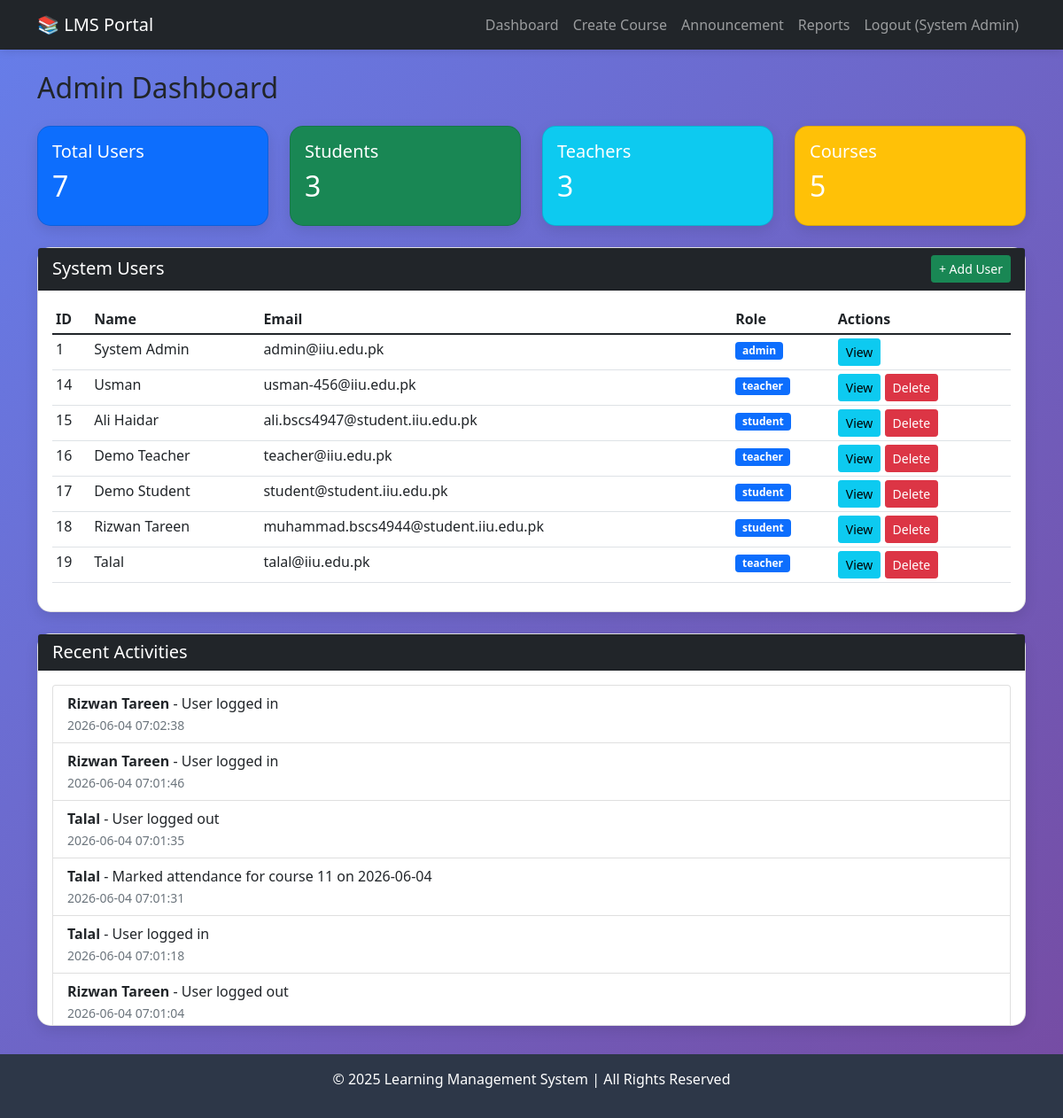
Screenshot of /admin-dashboard (signed in) with the database file from the repository.
### tables this page shows
CREATE TABLE users (
            id INTEGER PRIMARY KEY AUTOINCREMENT,
            name TEXT NOT NULL,
            email TEXT UNIQUE NOT NULL,
            mobile TEXT UNIQUE NOT NULL,
            password_hash TEXT NOT NULL,
            role TEXT NOT NULL CHECK(role IN ('student', 'teacher', 'admin')),
            reset_token TEXT,
            reset_token_expiry TEXT
        );

CREATE TABLE activity_logs (
            id INTEGER PRIMARY KEY AUTOINCREMENT,
            user_id INTEGER NOT NULL,
            action TEXT NOT NULL,
            timestamp TIMESTAMP DEFAULT CURRENT_TIMESTAMP,
            FOREIGN KEY (user_id) REFERENCES users (id)
        );

### app.py (the view)
@app.route('/admin-dashboard')
@login_required
@role_required('admin')
def admin_dashboard():
    db = get_db()
    total_users = db.execute('SELECT COUNT(*) as count FROM users').fetchone()['count']
    total_students = db.execute('SELECT COUNT(*) as count FROM users WHERE role = "student"').fetchone()['count']
    total_teachers = db.execute('SELECT COUNT(*) as count FROM users WHERE role = "teacher"').fetchone()['count']
    total_courses = db.execute('SELECT COUNT(*) as count FROM courses').fetchone()['count']
    total_assignments = db.execute('SELECT COUNT(*) as count FROM assignments').fetchone()['count']
    all_courses = db.execute('''
        SELECT c.*, u.name as teacher_name, u.id as teacher_id
        FROM courses c
        JOIN users u ON c.teacher_id = u.id
        ORDER BY c.created_at DESC
    ''').fetchall()
    all_teachers = db.execute('SELECT id, name, email FROM users WHERE role = "teacher"').fetchall()
    recent_activities = db.execute('''
        SELECT al.*, u.name as user_name
        FROM activity_logs al
        JOIN users u ON al.user_id = u.id
        ORDER BY al.timestamp DESC LIMIT 20
    ''').fetchall()
    all_users = db.execute('SELECT id, name, email, mobile, role FROM users').fetchall()
    return render_template('admin_dashboard.html',
                         total_users=total_users,
                         total_students=total_students,
                         total_teachers=total_teachers,
                         total_courses=total_courses,
                         total_assignments=total_assignments,
                         recent_activities=recent_activities,
                         all_users=all_users,
                         all_courses=all_courses,
                         all_teachers=all_teachers)

### app.py (called while the page is built)
def get_db():
    db = getattr(g, '_database', None)
    if db is None:
        db = g._database = sqlite3.connect(DATABASE)
        db.row_factory = sqlite3.Row
    return db

@app.teardown_appcontext
def close_connection(exception):
    db = getattr(g, '_database', None)
    if db is not None:
        db.close()

def login_required(f):
    @wraps(f)
    def decorated_function(*args, **kwargs):
        if 'user_id' not in session:
            flash('Please login to access this page.', 'warning')
            return redirect(url_for('login'))
        return f(*args, **kwargs)
    return decorated_function

def role_required(*roles):
    def decorator(f):
        @wraps(f)
        def decorated_function(*args, **kwargs):
            if 'user_id' not in session:
                flash('Please login to access this page.', 'warning')
                return redirect(url_for('login'))
            user_role = session.get('role')
            if user_role not in roles:
                flash('You do not have permission to access this page.', 'danger')
                return redirect(url_for('dashboard'))
            return f(*args, **kwargs)
        return decorated_function
    return decorator

### templates/admin_dashboard.html (shortened to what this page needs)
{% extends "base.html" %}
{% block content %}
<h2 class="mb-4">Admin Dashboard</h2>
<div class="row mb-4">
    <div class="col-md-3">
        <div class="card text-white bg-primary clickable-stat" onclick="showSection('users')">
            <div class="card-body">
                <h5 class="card-title">Total Users</h5>
                <h2>{{ total_users }}</h2>
            </div>
        </div>
    </div>
    <div class="col-md-3">
        <div class="card text-white bg-success clickable-stat" onclick="showSection('students')">
            <div class="card-body">
                <h5 class="card-title">Students</h5>
                <h2>{{ total_students }}</h2>
            </div>
        </div>
    </div>
    <div class="col-md-3">
        <div class="card text-white bg-info clickable-stat" onclick="showSection('teachers')">
            <div class="card-body">
                <h5 class="card-title">Teachers</h5>
                <h2>{{ total_teachers }}</h2>
            </div>
        </div>
    </div>
    <div class="col-md-3">
        <div class="card text-white bg-warning clickable-stat" onclick="showSection('courses')">
            <div class="card-body">
                <h5 class="card-title">Courses</h5>
                <h2>{{ total_courses }}</h2>
            </div>
        </div>
    </div>
</div>
<div class="row">
    <div class="col-md-12">
        <div id="users-section" class="card mb-4">
            <div class="card-header bg-dark text-white d-flex justify-content-between align-items-center">
                <h5 class="mb-0">System Users</h5>
                <a href="{{ url_for('add_user') }}" class="btn btn-sm btn-success">+ Add User</a>
            </div>
            <div class="card-body" style="max-height: 400px; overflow-y: auto;">
                <table class="table table-sm">
                    <thead>
                        <tr><th>ID</th><th>Name</th><th>Email</th><th>Role</th><th>Actions</th></tr>
                    </thead>
                    <tbody>
                        {% for user in all_users %}
                        <tr>
                            <td>{{ user.id }}</td>
                            <td>{{ user.name }}</td>
                            <td>{{ user.email }}</td>
                            <td><span class="badge bg-primary">{{ user.role }}</span></td>
                            <td>
                                <a href="{{ url_for('view_user', user_id=user.id) }}" class="btn btn-sm btn-info">View</a>
                                {% if user.role != 'admin' %}
                                <a href="{{ url_for('delete_user', user_id=user.id) }}" class="btn btn-sm btn-danger" onclick="return confirm('Delete this user?')">Delete</a>
                                {% endif %}
                            </td>
                        </tr>
                        {% endfor %}
                    </tbody>
                </table>
            </div>
        </div>
        <div class="card">
            <div class="card-header bg-dark text-white">
                <h5 class="mb-0">Recent Activities</h5>
            </div>
            <div class="card-body" style="max-height: 400px; overflow-y: auto;">
                <ul class="list-group">
                    {% for activity in recent_activities %}
                        <li class="list-group-item">
                            <strong>{{ activity.user_name }}</strong> - {{ activity.action }}
                            <br><small class="text-muted">{{ activity.timestamp }}</small>
                        </li>
                    {% else %}
                        <li class="list-group-item">No activities recorded yet.</li>
                    {% endfor %}
                </ul>
            </div>
        </div>
    </div>
</div>
{% endblock %}

### templates/base.html (shortened to what this page needs)
<!DOCTYPE html>
<html lang="en">
<head>
    <link href="https://cdn.jsdelivr.net/npm/bootstrap@5.1.3/dist/css/bootstrap.min.css" rel="stylesheet">
    <link rel="stylesheet" href="https://cdnjs.cloudflare.com/ajax/libs/font-awesome/6.0.0/css/all.min.css">
</head>
<body>
    <nav class="navbar navbar-expand-lg navbar-dark bg-dark">
        <div class="container">
            <a class="navbar-brand" href="{{ url_for('index') }}">📚 LMS Portal</a>
            <div class="collapse navbar-collapse" id="navbarNav">
                <ul class="navbar-nav ms-auto">
                    {% if session.user_id %}
                        <li class="nav-item">
                            <a class="nav-link" href="{{ url_for('dashboard') }}">Dashboard</a>
                        </li>
                        {% if session.role == 'teacher' or session.role == 'admin' %}
                        <li class="nav-item">
                            <a class="nav-link" href="{{ url_for('create_course') }}">Create Course</a>
                        </li>
                        <li class="nav-item">
                            <a class="nav-link" href="{{ url_for('create_announcement') }}">Announcement</a>
                        </li>
                        {% endif %}
                        {% if session.role == 'admin' %}
                        <li class="nav-item">
                            <a class="nav-link" href="{{ url_for('system_reports') }}">Reports</a>
                        </li>
                        {% endif %}
                        <li class="nav-item">
                            <a class="nav-link" href="{{ url_for('logout') }}">Logout ({{ session.user_name }})</a>
                        </li>
                    {% endif %}
                </ul>
            </div>
        </div>
    </nav>
    <div class="container mt-4">
        {% block content %}{% endblock %}
    </div>
    <footer class="text-center">
        <div class="container">
            <p>&copy; 2025 Learning Management System | All Rights Reserved</p>
        </div>
    </footer>
</body>
</html>

### templates/base.html (style rules this page uses)
body { background: linear-gradient(135deg, #667eea 0%, #764ba2 100%); min-height: 100vh; }
.navbar { box-shadow: 0 2px 10px rgba(0,0,0,0.1); }
.card { border-radius: 15px; box-shadow: 0 5px 15px rgba(0,0,0,0.1); transition: transform 0.3s; }
footer { background-color: #2d3748; color: white; padding: 1rem 0; margin-top: 2rem; }
.clickable-stat { cursor: pointer; transition: transform 0.2s; }

### templates/admin_dashboard.html (style rules this page uses)
.clickable-stat { cursor: pointer; transition: transform 0.2s; }

### rows the page displays
users: user_name "System Admin", id "1", name "System Admin", email "admin@iiu.edu.pk", role "admin"
users: id "14", name "Usman", email "usman-456@iiu.edu.pk", role "teacher"
users: id "15", name "Ali Haidar", email "ali.bscs4947@student.iiu.edu.pk", role "student"
users: id "16", name "Demo Teacher", email "teacher@iiu.edu.pk", role "teacher"
users: id "17", name "Demo Student", email "student@student.iiu.edu.pk", role "student"
users: id "18", name "Rizwan Tareen", email "muhammad.bscs4944@student.iiu.edu.pk", role "student"
users: id "19", name "Talal", email "talal@iiu.edu.pk", role "teacher"
activity_logs: user_name "Rizwan Tareen", action "User logged in", timestamp "2026-06-04 07:02:38"
activity_logs: user_name "Rizwan Tareen", action "User logged in", timestamp "2026-06-04 07:01:46"
activity_logs: user_name "Talal", action "User logged out", timestamp "2026-06-04 07:01:35"
activity_logs: user_name "Talal", action "Marked attendance for course 11 on 2026-06-04", timestamp "2026-06-04 07:01:31"
activity_logs: user_name "Talal", action "User logged in", timestamp "2026-06-04 07:01:18"
activity_logs: user_name "Rizwan Tareen", action "User logged out", timestamp "2026-06-04 07:01:04"

### other values shown
{{ total_users }} "7"
{{ total_students }} "3"
{{ total_teachers }} "3"
{{ total_courses }} "5"
